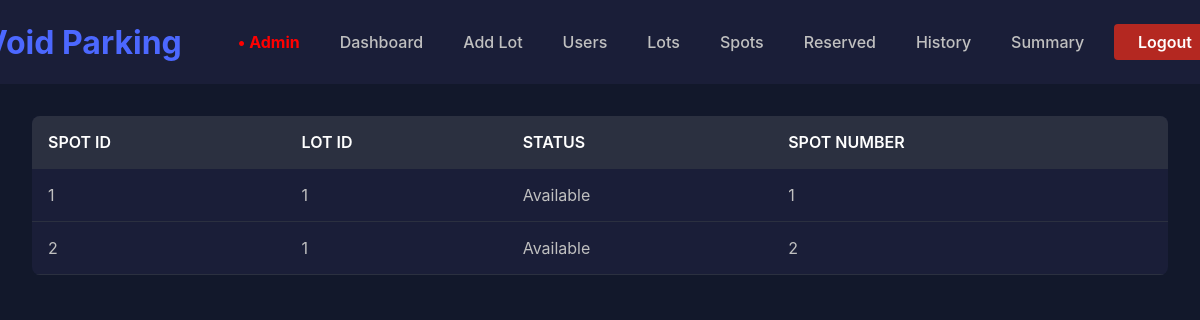
The page /admin/spots on the database as committed earlier.
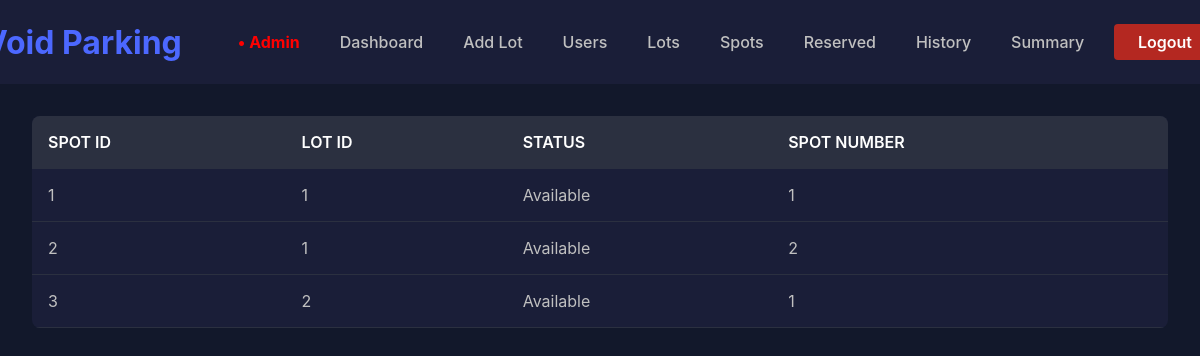
The same page on the database as committed later.
### backend/models.py (models this page shows)
class ParkingSpot(db.Model):
  __tablename__ = 'parkingspot'
  id = db.Column(db.Integer, primary_key=True)
  lot_id = db.Column(db.Integer, db.ForeignKey('parkinglot.id'))
  status = db.Column(db.String, nullable=False, default='A')
  spot_num = db.Column(db.Integer, nullable=False)
  bookings = db.relationship('Reserved', backref='spot')

### backend/routes.py (the view)
@main.route('/admin/spots')
def spots():
  spots = ParkingSpot.query.all()
  return render_template('/admin/spots.html', spots=spots)

### templates/admin/spots.html (shortened to what this page needs)
{% extends '/admin/admin_base.html' %}
{% block content %}
{% if spots %}
  <table>
    <tr>
      <th> Spot ID </th>
      <th> Lot ID </th>
      <th> Status </th>
      <th> Spot Number </th>
    </tr>
    {% for spot in spots %}
    <tr>
      <td> {{ spot.id }} </td>
      <td> {{ spot.lot_id }} </td>
      <td> {{ 'Available' if spot.status == 'A' else 'Occupied' }} </td>
      <td> {{ spot.spot_num }} </td>
    </tr>
    {% endfor %}
  </table>
{% else %}
  <p>No spots!</p>
{% endif %}
{% endblock %}

### templates/admin/admin_base.html (shortened to what this page needs)
<!DOCTYPE html>
<html lang="en">
<head>
  <link rel="stylesheet" href="/static/styles.css">
</head>
<body>
  <nav class="navbar">
    <div class="navbar-content">
      <a href="{{ url_for('main.admin_dashboard') }}" class="logo">Void Parking</a>
      <ul>
        <p id="admin">• Admin</p>
        <li> <a href="{{ url_for('main.admin_dashboard') }}">Dashboard</a> </li>
        <li> <a href="{{ url_for('main.add_lot') }}">Add Lot</a> </li>
        <li> <a href="{{ url_for('main.users') }}">Users</a> </li>
        <li> <a href="{{ url_for('main.lots') }}">Lots</a> </li>
        <li> <a href="{{ url_for('main.spots') }}">Spots</a> </li>
        <li> <a href="{{ url_for('main.reserved') }}">Reserved</a> </li>
        <li> <a href="{{ url_for('main.history') }}">History</a> </li>
        <li> <a href="{{ url_for('main.admin_summary') }}">Summary</a> </li>
      </ul>
      <a href="{{ url_for('main.logout') }}" class="logout-btn">Logout</a>
    </div>
  </nav>
  <div class="main-content"> {% block content %} {% endblock %} </div>
</body>
</html>

### static/styles.css (style rules this page uses)
body { margin: 0; font-family: -apple-system, BlinkMacSystemFont, "Segoe UI", Roboto, "Helvetica Neue", Arial, sans-serif; background-color: #12182b; color: #c0c0c0; }
a { color:white; }
.navbar { background-color: #1a1e38; padding: 1rem 0; }
.navbar-content { display: flex; justify-content: space-between; align-items: center; max-width: 1200px; margin: 0 auto; padding: 0 2rem; }
.logo { font-size: 2rem; font-weight: bold; color: #4c68ff; text-decoration: none; margin-left: -3rem; }
.navbar-content ul { list-style: none; margin: 0; padding: 0; display: flex; align-items: center; gap: 2.5rem; margin-left: 2.5rem; margin-right: auto; }
.navbar-content ul li a { color: #c0c0c0; text-decoration: none; font-size: 1rem; font-weight: 500; transition: color 0.3s ease; }
.logout-btn { background-color: #b42821; color: #ffffff; padding: 0.5rem 1.5rem; border-radius: 0.25rem; text-decoration: none; font-weight: 600; transition: background-color 0.3s ease; margin-right: -3rem; }
#admin { color: red; font-weight: bold; margin-left: 1rem; }
.main-content { max-width: 1200px; margin: 0 auto; padding: 0 2rem; }
table { width: 100%; border-collapse: collapse; margin-top: 2rem; background-color: #1a1e38; color: #c0c0c0; border-radius: 0.5rem; overflow: hidden; }
th, td { padding: 1rem; text-align: left; border-bottom: 1px solid #2b3040; }
th { background-color: #2b3040; font-weight: 600; text-transform: uppercase; color: #ffffff; }

Rows that differ between the two databases and show on the page:
added ParkingSpot: id "3", lot_id "2", status "Available", spot_num "1"
